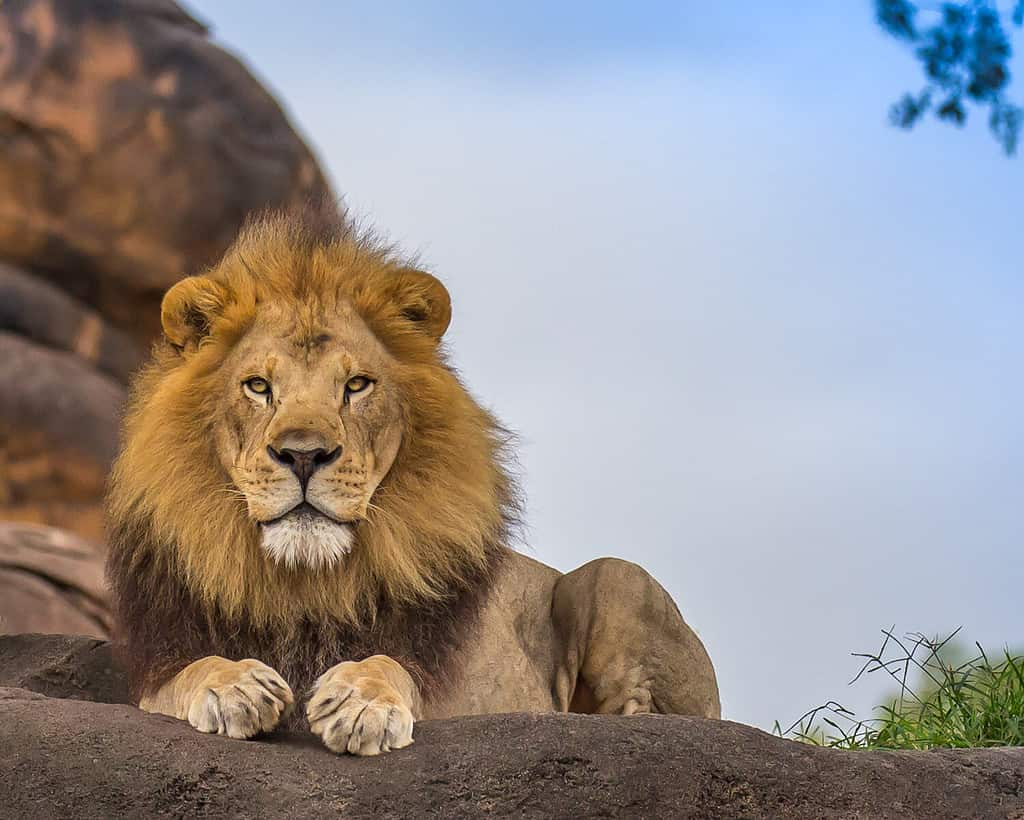
#> input picture Lion.jpg, 1024 x 820 px
$ jupyter execute hw4.ipynb
#> lines starting #> are read from the running program, lines starting #| are printed output that depends on the picture
# ECEN 5672 – DIGITAL IMAGE PROCESSING - ASSIGNMENT 04 (Module 7 & 8)

## Problem 1: Structural Similarity Index (SSIM)

The goal of this problem is to analyze the Structural Similarity (SSIM) Index and study how luminance, contrast, and structure contribute to image-quality perception

A) Read the given image Lion.jpg and convert it to grayscale. Create two modified versions:

i.
A blurred version (using a Gaussian filter)( σ = 0.8)

ii. A contrast-reduced version (by scaling intensities).
Display the three images (original, blurred, contrast-reduced) and label them clearly.

[cell 1]
import matplotlib.image as img
import matplotlib.pyplot as plt
import numpy as np

imageLion = img.imread('Lion.jpg')
#> imageLion is the input picture: shape (820, 1024, 3); mean R, G, B 149.5, 144, 143.6

if imageLion.max() > 1.0:
    imageLion = imageLion / 255.0

# Extract RGB channels
# asked chatgpt how to index into an img array
red = imageLion[:,:,0]
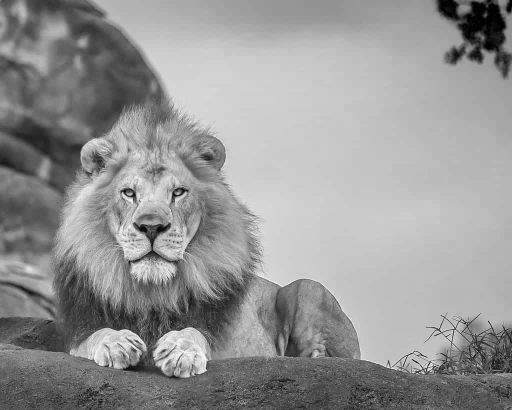
#> red: shape (820, 1024) float64 (shown at 1/2 size); min 0, max 1, mean 0.586
green = imageLion[:,:,1]
blue = imageLion[:,:,2]
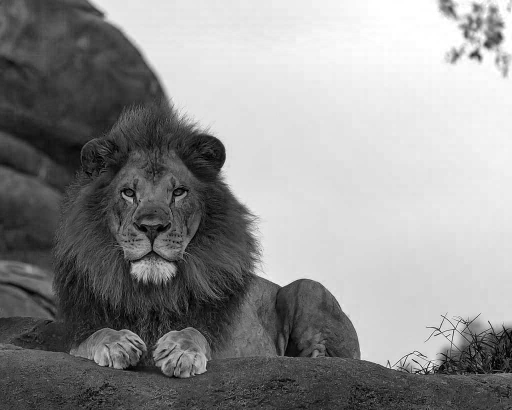
#> blue: shape (820, 1024) float64 (shown at 1/2 size); min 0, max 1, mean 0.563

gamma = 1.04
r_const = 0.299
g_const = 0.587
b_const = 0.114

grayscaleLion = np.clip((r_const * red   ** gamma +
                         g_const * green ** gamma +
                         b_const * blue  ** gamma), 0.0, 1.0).astype(np.float32)


def gaussian(x, y, sigma):
    return np.exp(-(x**2 + y**2) / (2 * sigma**2))

def gaussian_filter(image, window_size, sigma):

#> called with window_size = 15, sigma = 80
    H,W = image.shape
    pad = window_size // 2

    # create a coordinate gride at 0
    u = np.arange(-pad, pad + 1)
    v = np.arange(-pad, pad + 1)
    U, V = np.meshgrid(u, v)

    #create a gaussian kernel
    kernel = gaussian(U, V, sigma)
    kernel = kernel / np.sum(kernel)

    paddedImg = np.pad(image, pad, mode='reflect')
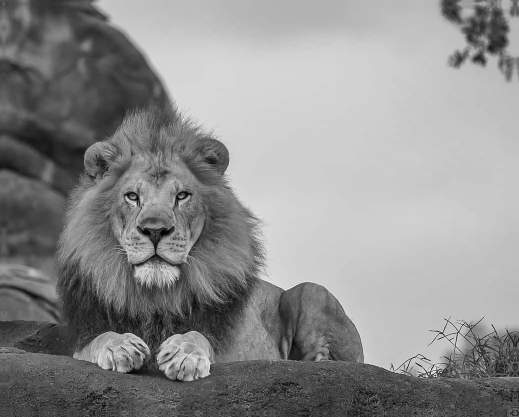
#> paddedImg: shape (834, 1038) float32 (shown at 1/2 size); min 0.000939, max 1, mean 0.558
    filteredImg = np.zeros((H,W))

    for i in range(H):
        for j in range(W):
            win = paddedImg[i:i+window_size, j:j+window_size]
            filteredImg[i, j] = np.sum(win * kernel)
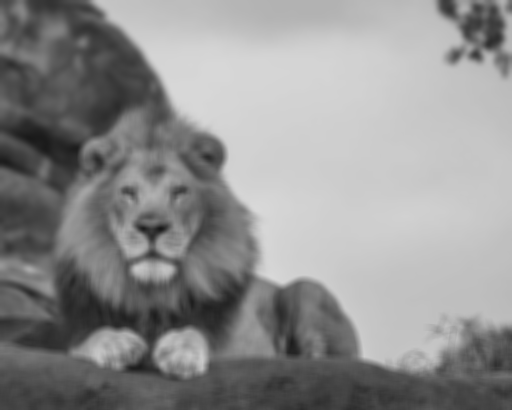
#> filteredImg: shape (820, 1024) float64 (shown at 1/2 size); min 0.0872, max 0.852, mean 0.561

    return np.clip(filteredImg, 0.0, 1.0)

gaussianLion = gaussian_filter(grayscaleLion, 15, 80)


contrast_scale = 0.5
contrastLion = (grayscaleLion - 0.5) * contrast_scale + 0.5
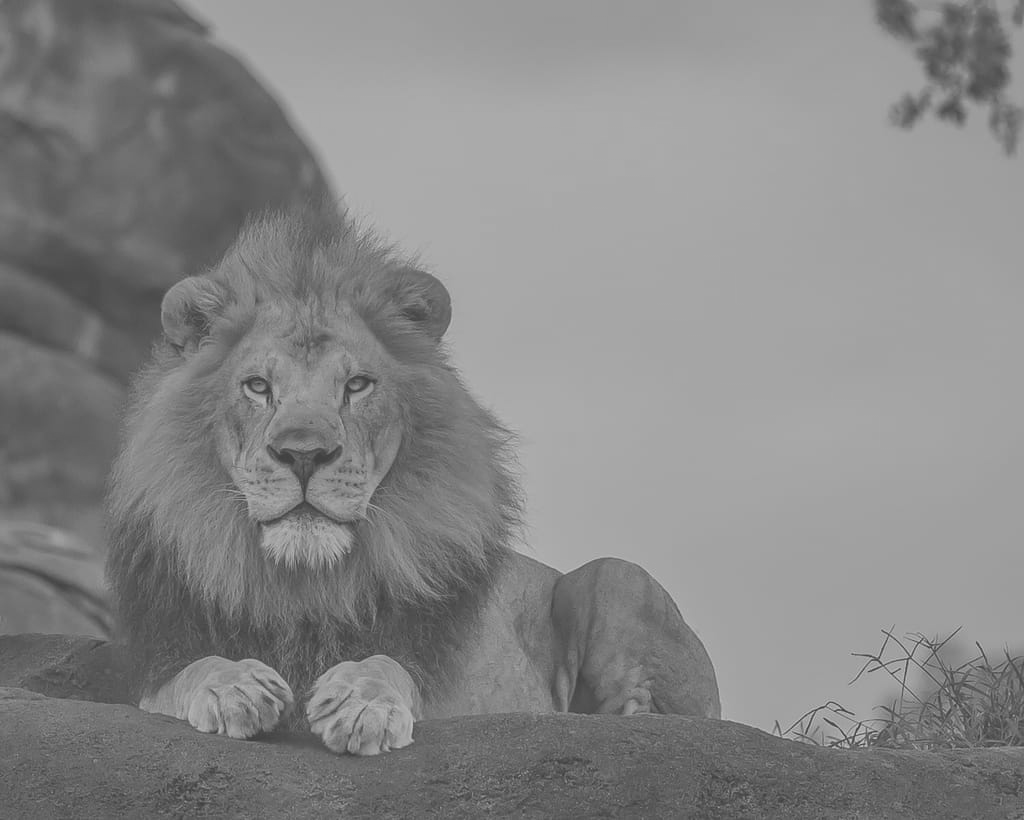
#> contrastLion: shape (820, 1024) float32; min 0.25, max 0.75, mean 0.53
contrastLion = np.clip(contrastLion, 0.0, 1.0)


# 1 row, 2 columns
fig, axes = plt.subplots(2, 2, figsize=(12, 6))

# Original image
axes[0][0].imshow(imageLion)
axes[0][0].axis('off')
axes[0][0].set_title("Original Image")

# Grayscale image
axes[0][1].imshow(grayscaleLion, cmap='gray', vmin=0.0, vmax=1.0)
axes[0][1].axis('off')
axes[0][1].set_title("Grayscale")

axes[1][0].imshow(gaussianLion, cmap='gray', vmin=0.0, vmax=1.0)
axes[1][0].axis('off')
axes[1][0].set_title("Gassian Filter")

# Grayscale image
axes[1][1].imshow(contrastLion, cmap='gray', vmin=0.0, vmax=1.0)
axes[1][1].axis('off')
axes[1][1].set_title("Contrast Reduced")

# asked chatgpt how to display images with matplotlib
plt.tight_layout()
plt.show()

$ run again, with Coral.jpg copied over Lion.jpg
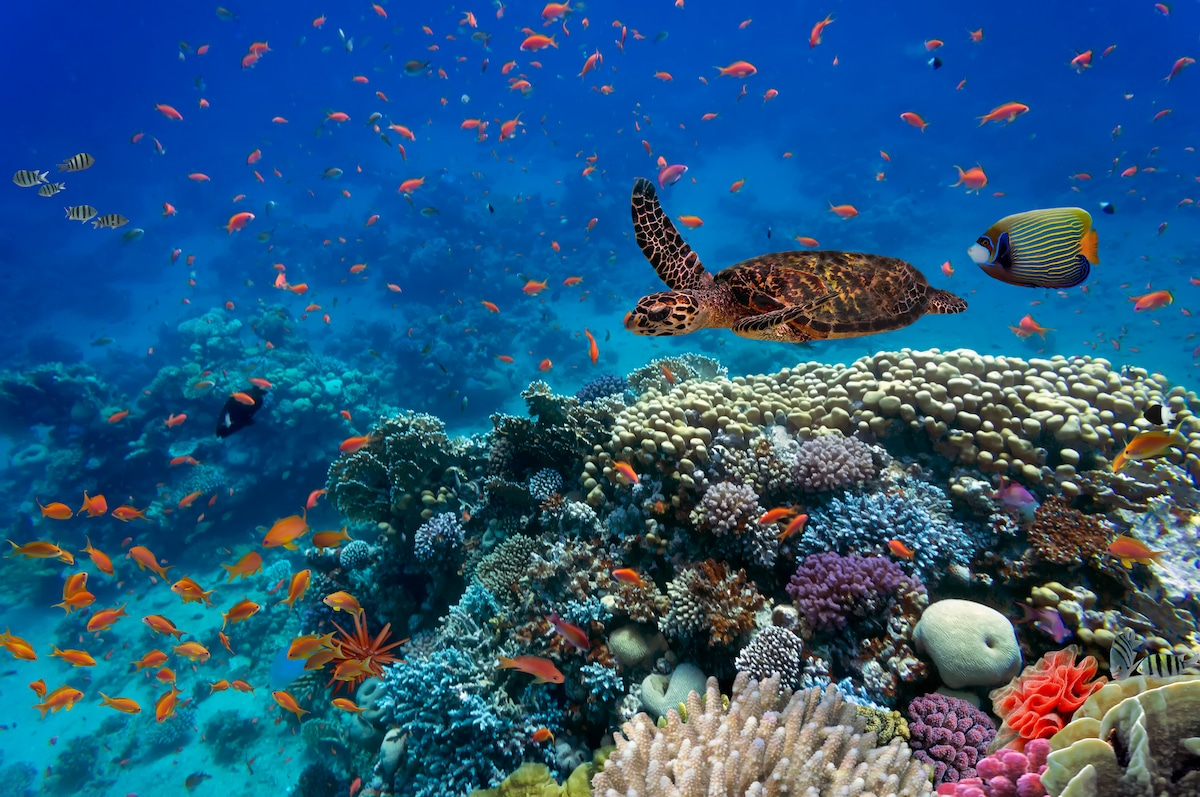
#> input picture Coral.jpg, 1200 x 797 px
#> imageLion is the input picture: shape (797, 1200, 3); mean R, G, B 39.4, 88.3, 126.9
#> after the loop in gaussian_filter, `for i in range(H):`:
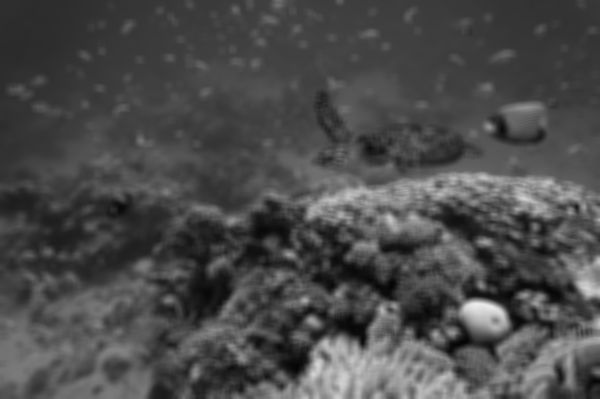
#> filteredImg: shape (797, 1200) float64 (shown at 1/2 size); min 0.0159, max 0.928, mean 0.296
#> `contrastLion = (grayscaleLion - 0.5) * contrast_scale + 0.5`:
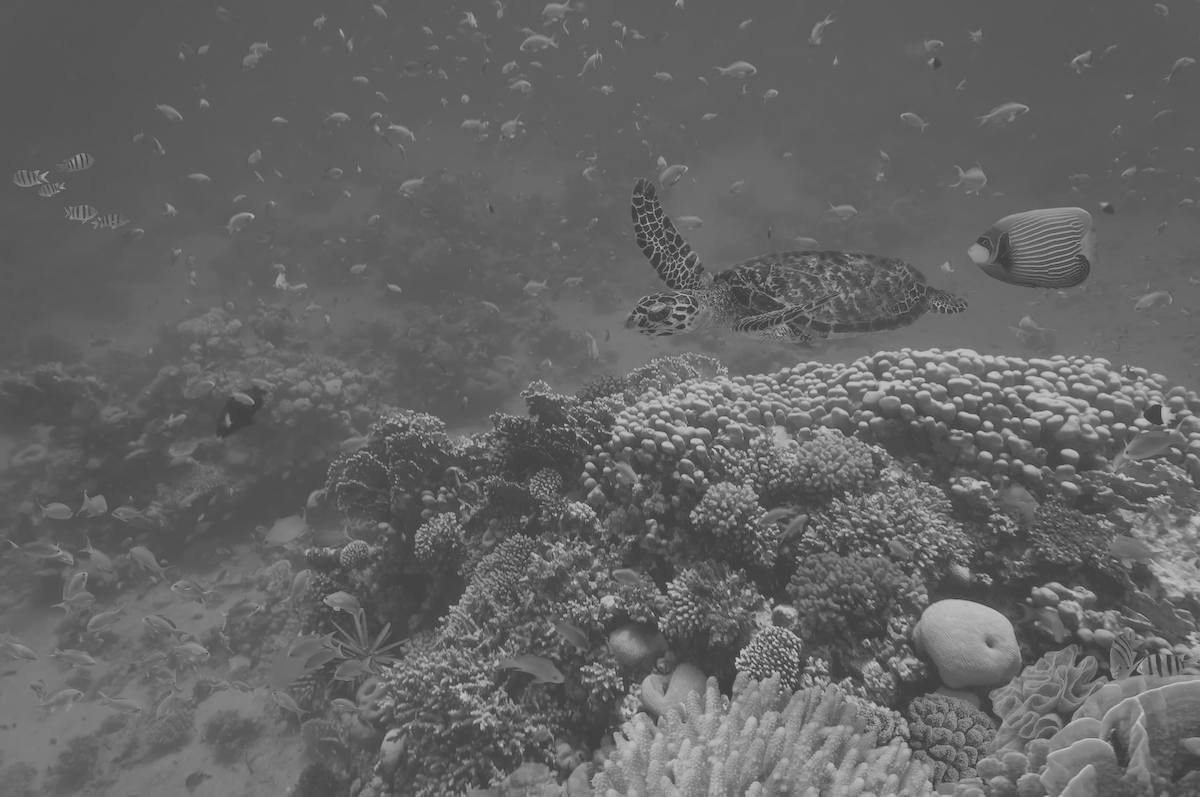
#> contrastLion: shape (797, 1200) float32; min 0.25, max 0.75, mean 0.398

$ run again, with Bear.jpeg copied over Lion.jpg
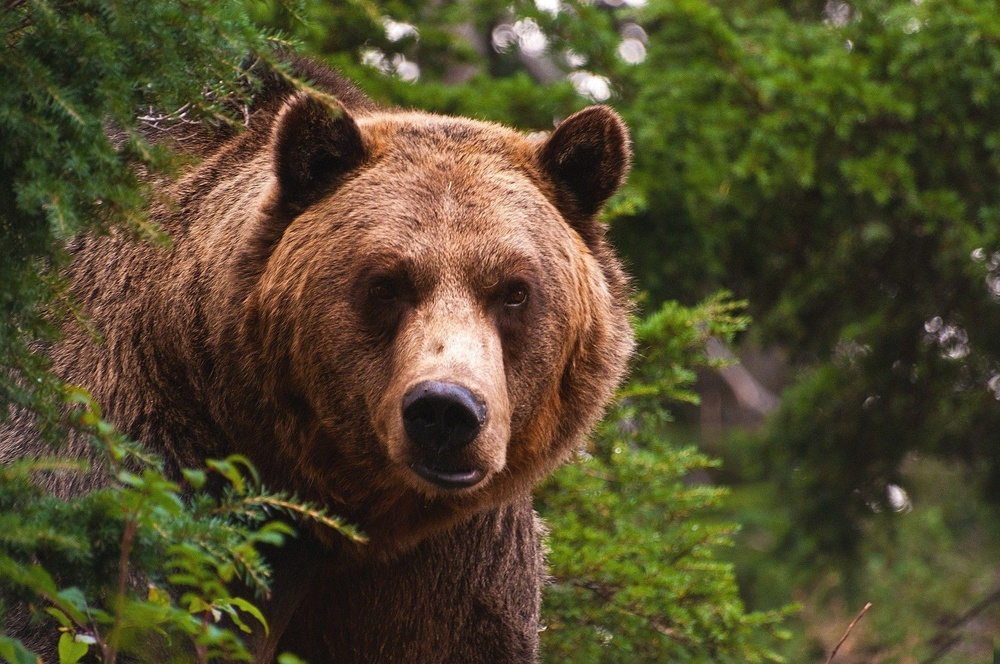
#> input picture Bear.jpeg, 1000 x 664 px, shrunk from 2048 x 1360 before the run
#> imageLion is the input picture: shape (664, 1000, 3); mean R, G, B 81.9, 74.3, 44.8
#> after the loop in gaussian_filter, `for i in range(H):`:
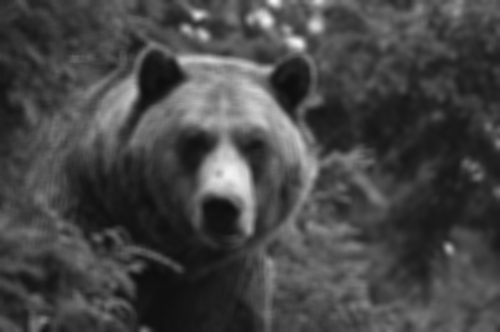
#> filteredImg: shape (664, 1000) float64 (shown at 1/2 size); min 0.0518, max 0.978, mean 0.275
#> `contrastLion = (grayscaleLion - 0.5) * contrast_scale + 0.5`:
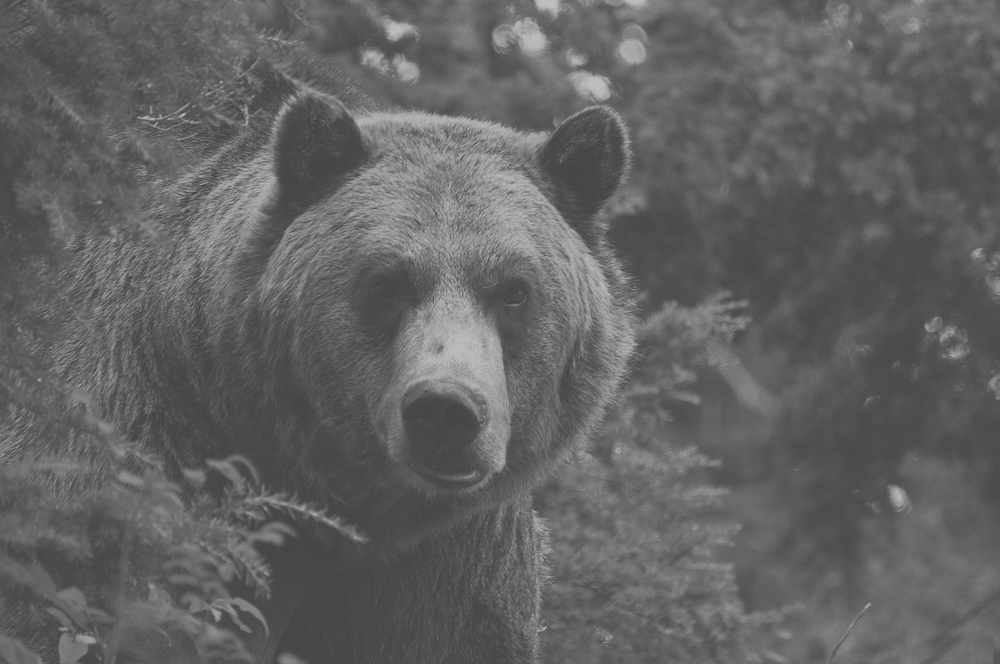
#> contrastLion: shape (664, 1000) float32; min 0.261, max 0.75, mean 0.388
